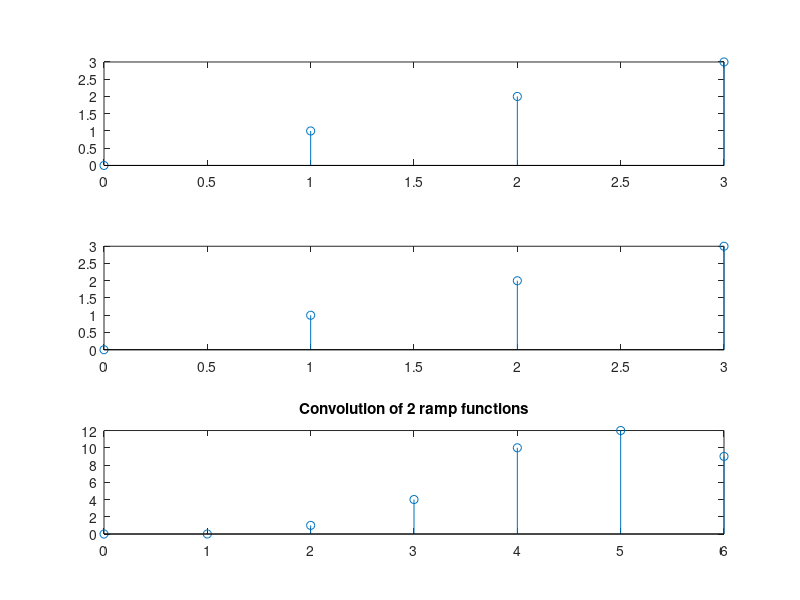

The MATLAB source for this figure:
t = 0:1:3
s = 0:1:6
u = t>=0
r = t.*u
subplot(3,1,1)
stem(t,r)
subplot(3,1,2)
stem(t,r)
subplot(3,1,3)
stem(s, conv(r,r))
title("Convolution of 2 ramp functions")